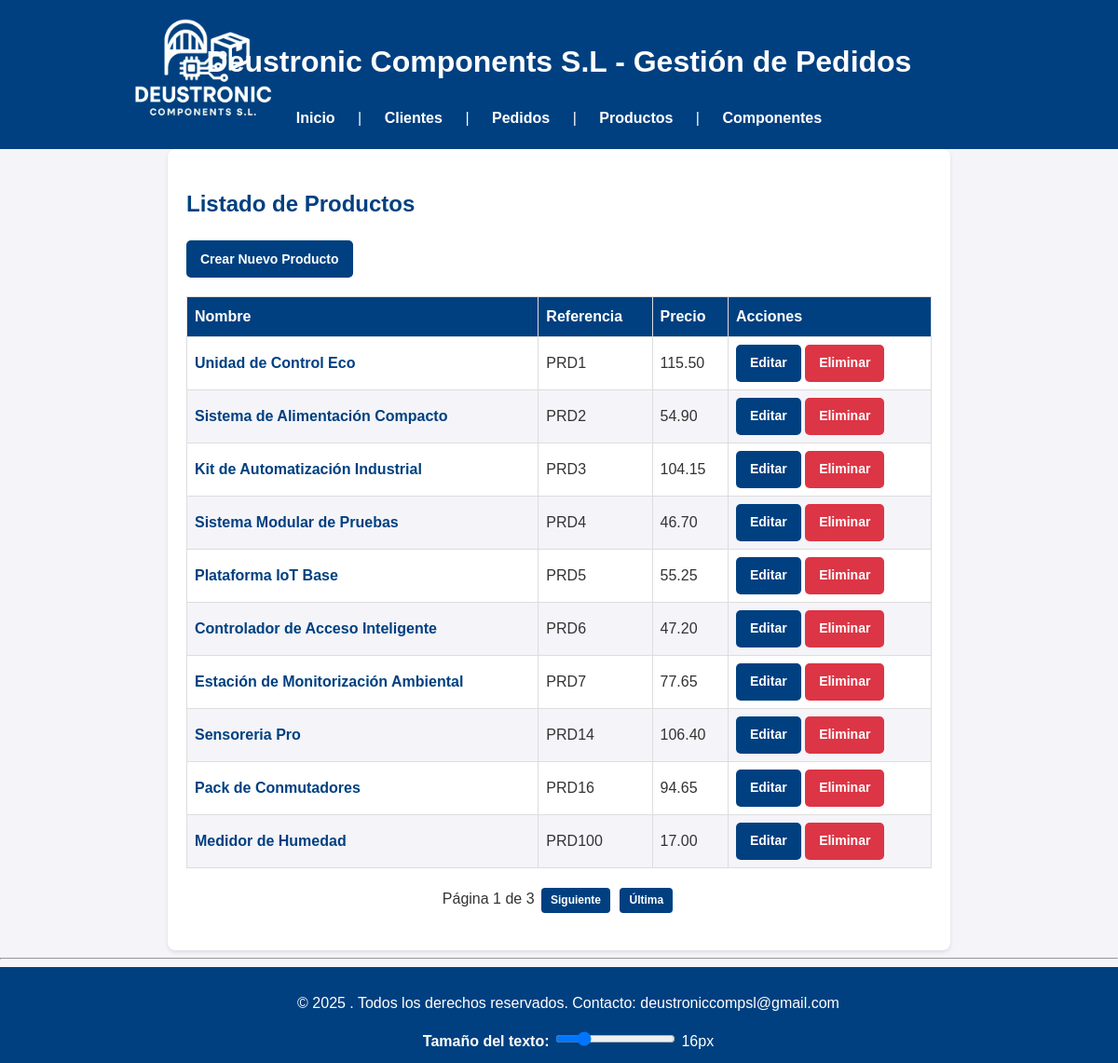
/productos/, run on the app's committed database.
### appEntrega/models.py (models this page shows, shortened)
class Producto(models.Model):
    referencia = models.CharField(max_length=50, unique=True)
    nombre = models.CharField(max_length=100)
    descripcion = models.TextField()
    categoria = models.CharField(max_length=100)
    componentes = models.ManyToManyField(Componente, related_name='productos')
    precio = models.DecimalField(max_digits=10, decimal_places=2)

### appEntrega/views.py (the view)
# urls.py: path("productos/", ProductoListView.as_view(), name="producto_listado"),
class ProductoListView(ListView):
    model = Producto
    template_name = 'producto_listado.html'
    context_object_name = 'productos'
    paginate_by = 10

### appEntrega/templates/producto_listado.html (shortened to what this page needs)
{% extends "base.html" %}
{% block content %}
<h2>Listado de Productos</h2>
<a href="{% url 'producto_crear' %}" class="button">Crear Nuevo Producto</a>
<table>
    <thead>
        <tr>
            <th>Nombre</th>
            <th>Referencia</th>
            <th>Precio</th>
            <th>Acciones</th>
        </tr>
    </thead>
    <tbody>
        {% for producto in productos %}
        <tr>
            <td><a href="{% url 'producto_detalle' producto.id %}" class="detalle_link">{{ producto.nombre }}</a></td>
            <td>{{ producto.referencia }}</td>
            <td>{{ producto.precio }}</td>
            <td>
                <a href="{% url 'producto_editar' producto.id %}" class="button">Editar</a>
                <a href="{% url 'producto_eliminar' producto.id %}" class="btn-eliminar">Eliminar</a>
            </td>
        </tr>
        {% empty %}
        <tr>
            <td colspan="4">No hay productos registrados.</td>
        </tr>
        {% endfor %}
    </tbody>
</table>
{% if is_paginated %}
  <div class="paginacion">
    Página {{ page_obj.number }} de {{ page_obj.paginator.num_pages }}
    {% if page_obj.has_next %}
      <a href="?page={{ page_obj.next_page_number }}">Siguiente</a>
      <a href="?page={{ page_obj.paginator.num_pages }}">Última</a>
    {% endif %}
  </div>
{% endif %}
{% endblock %}

### appEntrega/static/CSS/stylesheet.css (style rules this page uses)
body { font-family: 'Arial', sans-serif; line-height: 1.6; margin: 0; padding: 0; background-color: #f4f4f9; color: #333; }
h2 { color: #004080; margin-bottom: 20px; }
button, a.button { display: inline-flex; align-items: center; justify-content: center; background-color: #004080; color: white; padding: 10px 15px; text-decoration: none; border: none; border-radius: 5px; cursor: pointer; font-size: 14px; font-weight: bold; text-align: center; transition: background-color 0.3s, color 0.3s; height: 40px; box-sizing: border-box; }
table { width: 100%; border-collapse: collapse; margin: 20px 0; font-size: 16px; text-align: left; }
table th, table td { border: 1px solid #ddd; padding: 8px; }
table th { background-color: #004080; color: white; }
table tr:nth-child(even) { background-color: #f4f4f9; }
.btn-eliminar { display: inline-flex; align-items: center; justify-content: center; background-color: #dc3545; color: white; padding: 10px 15px; text-decoration: none; border: none; border-radius: 5px; cursor: pointer; font-size: 14px; font-weight: bold; text-align: center; transition: background-color 0.3s ease, color 0.3s ease; height: 40px; box-sizing: border-box; }
a.detalle_link { color: #004080; text-decoration: none; font-weight: bold; transition: color 0.3s; }
.paginacion { margin: 20px 0; text-align: center; }
.paginacion a { display: inline-block; background-color: #004080; color: white; padding: 4px 10px; margin: 0 3px; border-radius: 4px; font-size: 12px; text-decoration: none; border: none; font-weight: bold; transition: background-color 0.3s, color 0.3s; cursor: pointer; }

### data on the page
Producto: nombre "Unidad de Control Eco", referencia "PRD1", precio "115.50"
Producto: nombre "Sistema de Alimentación Compacto", referencia "PRD2", precio "54.90"
Producto: nombre "Kit de Automatización Industrial", referencia "PRD3", precio "104.15"
Producto: nombre "Sistema Modular de Pruebas", referencia "PRD4", precio "46.70"
Producto: nombre "Plataforma IoT Base", referencia "PRD5", precio "55.25"
Producto: nombre "Controlador de Acceso Inteligente", referencia "PRD6", precio "47.20"
Producto: nombre "Estación de Monitorización Ambiental", referencia "PRD7", precio "77.65"
Producto: nombre "Sensoreria Pro", referencia "PRD14", precio "106.40"
Producto: nombre "Pack de Conmutadores", referencia "PRD16", precio "94.65"
Producto: nombre "Medidor de Humedad", referencia "PRD100", precio "17.00"

### other printed values
{{ page_obj.number }} "1"
{{ page_obj.paginator.num_pages }} "3"
